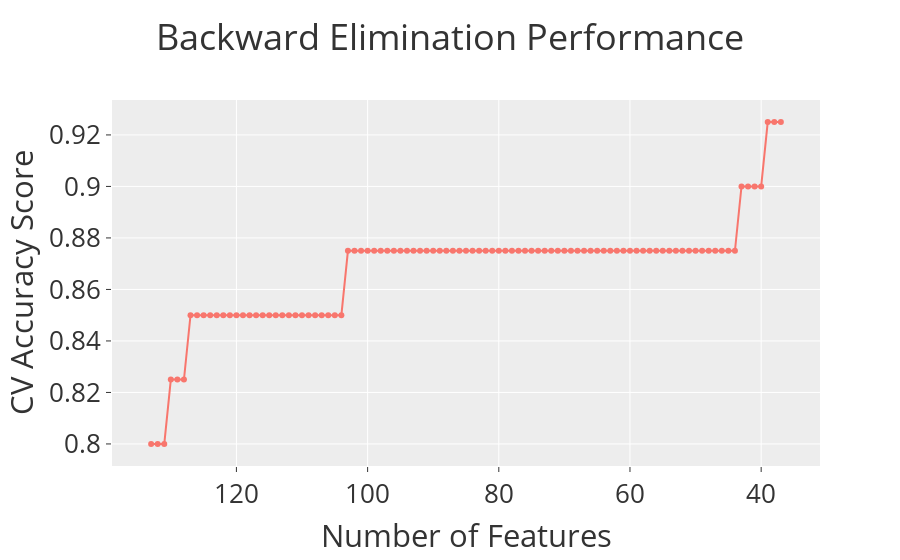

Write notebook code for a chart like this one.
### Code cell
# Backward elimination example:
remaining_feats, perf_hist_back = backward_elimination_plsda(
    filepath, 
    target_column="Class", 
    min_features=5, 
    n_components=2,
    scoring='accuracy', 
    verbose=True, 
    visualize=True,
    interactive_scatter=True
)
print("Remaining features via backward elimination:", remaining_feats)

### Figure 1 — Plotly figure (JSON) as saved in the notebook; plotly's stock layout.template omitted (floating-point values rounded to 4 significant figures)
{"data": [{"mode": "lines+markers", "name": "Performance", "type": "scatter", "x": [133, 132, 131, 130, 129, 128, 127, 126, 125, 124, 123, 122, 121, 120, 119, 118, 117, 116, 115, 114, 113, 112, 111, 110, 109, 108, 107, 106, 105, 104, 103, 102, 101, 100, 99, 98, 97, 96, 95, 94, 93, 92, 91, 90, 89, 88, 87, 86, 85, 84, 83, 82, 81, 80, 79, 78, 77, 76, 75, 74, 73, 72, 71, 70, 69, 68, 67, 66, 65, 64, 63, 62, 61, 60, 59, 58, 57, 56, 55, 54, 53, 52, 51, 50, 49, 48, 47, 46, 45, 44, 43, 42, 41, 40, 39, 38, 37], "y": [0.8, 0.8, 0.8, 0.825, 0.825, 0.825, 0.85, 0.85, 0.85, 0.85, 0.85, 0.85, 0.85, 0.85, 0.85, 0.85, 0.85, 0.85, 0.85, 0.85, 0.85, 0.85, 0.85, 0.85, 0.85, 0.85, 0.85, 0.85, 0.85, 0.85, 0.875, 0.875, 0.875, 0.875, 0.875, 0.875, 0.875, 0.875, 0.875, 0.875, 0.875, 0.875, 0.875, 0.875, 0.875, 0.875, 0.875, 0.875, 0.875, 0.875, 0.875, 0.875, 0.875, 0.875, 0.875, 0.875, 0.875, 0.875, 0.875, 0.875, 0.875, 0.875, 0.875, 0.875, 0.875, 0.875, 0.875, 0.875, 0.875, 0.875, 0.875, 0.875, 0.875, 0.875, 0.875, 0.875, 0.875, 0.875, 0.875, 0.875, 0.875, 0.875, 0.875, 0.875, 0.875, 0.875, 0.875, 0.875, 0.875, 0.875, 0.9, 0.9, 0.9, 0.9, 0.925, 0.925, 0.925]}], "layout": {"font": {"size": 26}, "title": {"text": "Backward Elimination Performance"}, "xaxis": {"autorange": "reversed", "title": {"text": "Number of Features"}}, "yaxis": {"title": {"text": "CV Accuracy Score"}}}}
